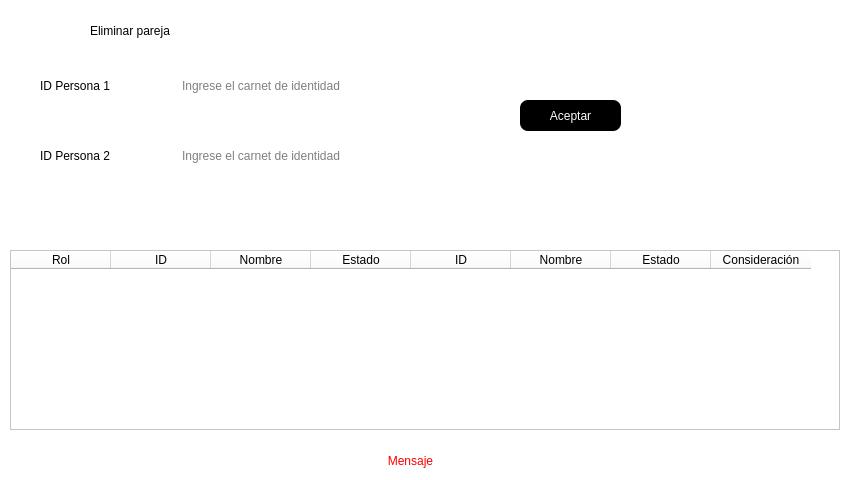
<?xml version="1.0" encoding="UTF-8"?>
<ui version="4.0">
 <class>DeleteDuo</class>
 <widget class="QDialog" name="DeleteDuo">
  <property name="windowModality">
   <enum>Qt::ApplicationModal</enum>
  </property>
  <property name="geometry">
   <rect>
    <x>0</x>
    <y>0</y>
    <width>854</width>
    <height>480</height>
   </rect>
  </property>
  <property name="windowTitle">
   <string>Eliminar</string>
  </property>
  <property name="styleSheet">
   <string notr="true">background-color: rgb(255, 255, 255);</string>
  </property>
  <widget class="QLineEdit" name="txtID">
   <property name="geometry">
    <rect>
     <x>180</x>
     <y>70</y>
     <width>261</width>
     <height>31</height>
    </rect>
   </property>
   <property name="styleSheet">
    <string notr="true">font: 14pt &quot;Arial&quot;;
border-radius:8px</string>
   </property>
   <property name="placeholderText">
    <string>Ingrese el carnet de identidad</string>
   </property>
  </widget>
  <widget class="QLabel" name="label_4">
   <property name="geometry">
    <rect>
     <x>40</x>
     <y>70</y>
     <width>121</width>
     <height>31</height>
    </rect>
   </property>
   <property name="styleSheet">
    <string notr="true">font: 900 14pt &quot;Segoe UI Black&quot;;</string>
   </property>
   <property name="text">
    <string>ID Persona 1</string>
   </property>
  </widget>
  <widget class="QLabel" name="label_3">
   <property name="geometry">
    <rect>
     <x>90</x>
     <y>10</y>
     <width>151</width>
     <height>41</height>
    </rect>
   </property>
   <property name="styleSheet">
    <string notr="true">font: 900 14pt &quot;Segoe UI Black&quot;;</string>
   </property>
   <property name="text">
    <string>Eliminar pareja</string>
   </property>
  </widget>
  <widget class="QPushButton" name="btnAceptar6">
   <property name="geometry">
    <rect>
     <x>520</x>
     <y>100</y>
     <width>101</width>
     <height>31</height>
    </rect>
   </property>
   <property name="cursor">
    <cursorShape>OpenHandCursor</cursorShape>
   </property>
   <property name="styleSheet">
    <string notr="true">font: 14pt &quot;Arial&quot;;
background-color: rgb(0, 0, 0);
color: rgb(255, 255, 255);


border-radius:8px</string>
   </property>
   <property name="text">
    <string>Aceptar</string>
   </property>
  </widget>
  <widget class="QLabel" name="label_5">
   <property name="geometry">
    <rect>
     <x>40</x>
     <y>140</y>
     <width>121</width>
     <height>31</height>
    </rect>
   </property>
   <property name="styleSheet">
    <string notr="true">font: 900 14pt &quot;Segoe UI Black&quot;;</string>
   </property>
   <property name="text">
    <string>ID Persona 2</string>
   </property>
  </widget>
  <widget class="QLineEdit" name="txtID_2">
   <property name="geometry">
    <rect>
     <x>180</x>
     <y>140</y>
     <width>261</width>
     <height>31</height>
    </rect>
   </property>
   <property name="styleSheet">
    <string notr="true">font: 14pt &quot;Arial&quot;;
border-radius:8px</string>
   </property>
   <property name="placeholderText">
    <string>Ingrese el carnet de identidad</string>
   </property>
  </widget>
  <widget class="QLabel" name="lblMensaje7">
   <property name="geometry">
    <rect>
     <x>220</x>
     <y>450</y>
     <width>381</width>
     <height>21</height>
    </rect>
   </property>
   <property name="styleSheet">
    <string notr="true">color: rgb(255, 0, 0);
font: 14pt &quot;Arial&quot;;</string>
   </property>
   <property name="text">
    <string>Mensaje</string>
   </property>
   <property name="alignment">
    <set>Qt::AlignCenter</set>
   </property>
  </widget>
  <widget class="QTableWidget" name="tblDuosInfo">
   <property name="geometry">
    <rect>
     <x>10</x>
     <y>250</y>
     <width>830</width>
     <height>180</height>
    </rect>
   </property>
   <property name="minimumSize">
    <size>
     <width>830</width>
     <height>180</height>
    </size>
   </property>
   <property name="maximumSize">
    <size>
     <width>830</width>
     <height>180</height>
    </size>
   </property>
   <property name="font">
    <font>
     <family>Segoe UI Black</family>
     <pointsize>9</pointsize>
     <bold>true</bold>
    </font>
   </property>
   <property name="styleSheet">
    <string notr="true">background-color: rgb(255, 255, 255);</string>
   </property>
   <column>
    <property name="text">
     <string>Rol</string>
    </property>
   </column>
   <column>
    <property name="text">
     <string>ID</string>
    </property>
   </column>
   <column>
    <property name="text">
     <string>Nombre</string>
    </property>
   </column>
   <column>
    <property name="text">
     <string>Estado</string>
    </property>
   </column>
   <column>
    <property name="text">
     <string>ID</string>
    </property>
   </column>
   <column>
    <property name="text">
     <string>Nombre</string>
    </property>
   </column>
   <column>
    <property name="text">
     <string>Estado</string>
    </property>
   </column>
   <column>
    <property name="text">
     <string>Consideración</string>
    </property>
   </column>
  </widget>
 </widget>
 <resources/>
 <connections/>
</ui>
